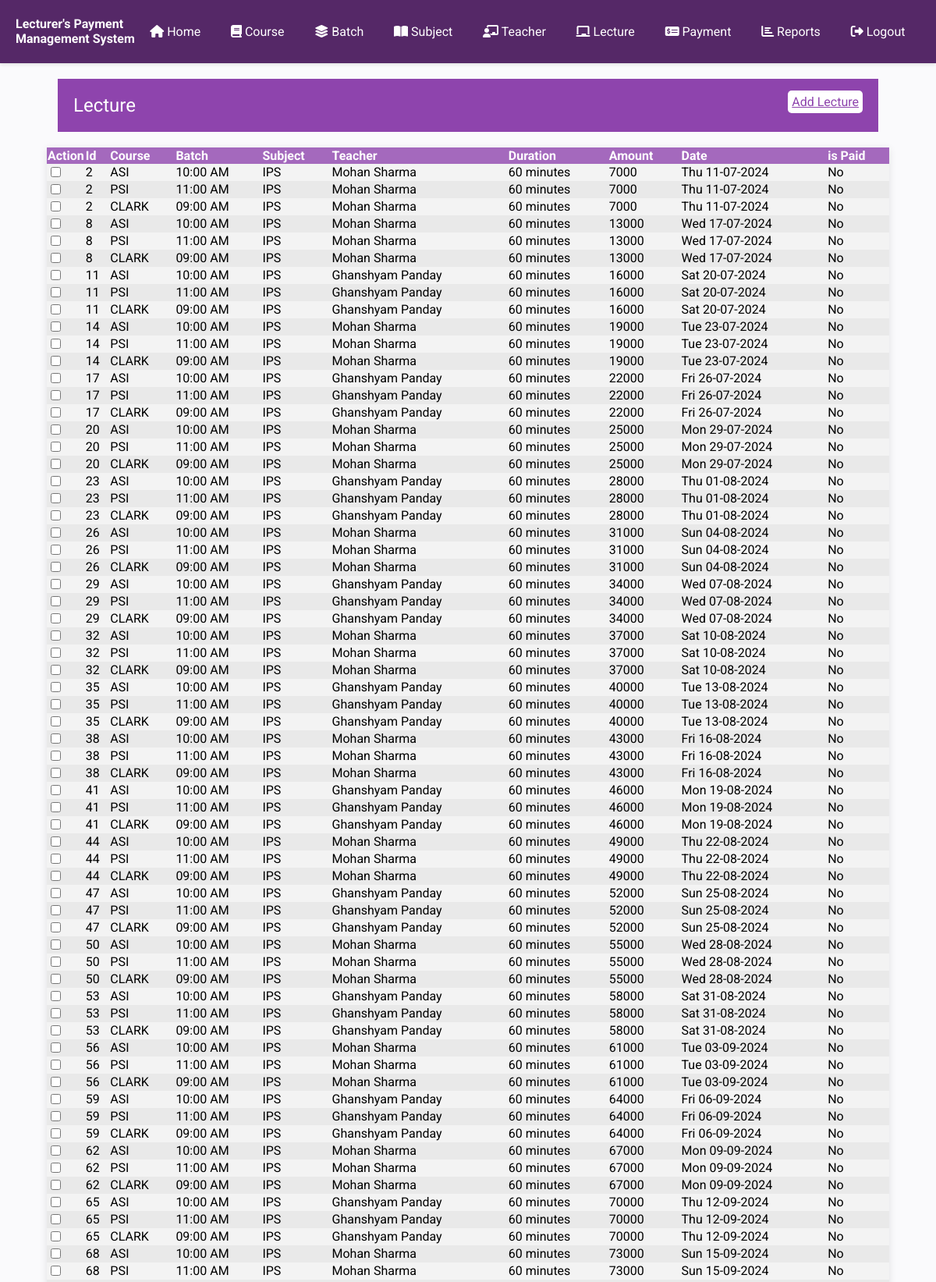
The app's page /Project/lecture.php (signed in, upper part) with its own data.
### tables this page shows
CREATE TABLE IF NOT EXISTS `lecture` (
  `id` int(11) NOT NULL AUTO_INCREMENT,
  `teacherid` int(11) NOT NULL,
  `subjectid` int(11) NOT NULL,
  `batchid` int(11) NOT NULL,
  `duration` int(11) NOT NULL,
  `amount` int(11) NOT NULL,
  `lecturedate` date NOT NULL,
  `payoutid` int(11) DEFAULT NULL,
  PRIMARY KEY (`id`)
);

CREATE TABLE IF NOT EXISTS `course` (
  `id` int(11) NOT NULL AUTO_INCREMENT,
  `title` varchar(256) NOT NULL,
  `fees` int(11) NOT NULL,
  `duration` int(11) NOT NULL,
  `description` text NOT NULL,
  PRIMARY KEY (`id`)
);

CREATE TABLE IF NOT EXISTS `batch` (
  `id` int(11) NOT NULL AUTO_INCREMENT,
  `courseid` int(11) NOT NULL,
  `startdate` date NOT NULL,
  `enddate` date NOT NULL,
  `classtime` text NOT NULL,
  PRIMARY KEY (`id`)
);

CREATE TABLE IF NOT EXISTS `subject` (
  `id` int(11) NOT NULL AUTO_INCREMENT,
  `courseid` int(11) NOT NULL,
  `title` text NOT NULL,
  `rate` int(11) NOT NULL,
  PRIMARY KEY (`id`)
);

CREATE TABLE IF NOT EXISTS `teacher` (
  `id` int(11) NOT NULL AUTO_INCREMENT,
  `fullname` text NOT NULL,
  `mobile` bigint(10) NOT NULL,
  `email` text NOT NULL,
  `gender` int(11) NOT NULL,
  `qulification` text NOT NULL,
  `experience` text NOT NULL,
  `photo` text NOT NULL,
  PRIMARY KEY (`id`)
);

### Project/inc/datetime_functions.php (called while the page is built)
<?php
    function toDMY($mydate)
    {
        return date("D d-m-Y", strtotime($mydate));
    }
?>

### Project/lecture.php (the view, shortened to what this page needs)
<?php
require_once('inc/connection.php');
require_once('inc/datetime_functions.php');
require_once('inc/header-part.php');
?>
</head>
<body>
    <?php require_once('inc/menu.php'); ?>
    <div class="heading">
        <div>
            <span>Lecture</span>
            <span><a href="add_lecture.php">Add Lecture</a></span>
        </div>
    </div>
    <div class="container">
        <table align="center" class="data">
            <thead>
                <tr>
                    <th width='3%'>Action</th>
                    <th>Id</th>
                    <th>Course</th>
                    <th>Batch</th>
                    <th>Subject</th>
                    <th>Teacher</th>
                    <th>Duration</th>
                    <th>Amount</th>
                    <th>Date</th>
                    <th>is Paid</th>
                </tr>
            </thead>
            <tbody>
            <?php
                    $sql ="select l.id as id,l.duration as duration,l.amount,lecturedate,payoutid,t.fullname,c.title as coursetitle, s.title as subjecttitle,classtime from lecture l,course c,subject s,teacher t,batch b where l.batchid=t.id and l.subjectid=s.id and b. courseid=c.id order by l.id";
                    $cmd = $db->prepare($sql);
                    $cmd->execute();
                    $table = $cmd->fetchAll();
                    foreach ($table as $row) {
                        extract($row);
                ?>
                <tr>
                    <td>
                        <input type="checkbox" name="" id="">
                    </td>
                    <td><?= $id;?></td>
                        <td><?= $coursetitle; ?></td>
                        <td><?= $classtime; ?></td>
                        <td><?= $subjecttitle; ?></td>
                        <td><?= $fullname; ?></td>
                        <td><?= $duration; ?> minutes</td>
                        <td><?= $amount; ?></td>
                        <td><?= toDMY($row['lecturedate']); ?></td>
                        <td><?php
                            if($payoutid == null)
                                echo "No";
                            else
                                $payoutid;
                        ?></td>
                </tr>
                <?php
                    }
                ?>
            </tbody>
        </table>
    </div>
</body>
<?php
require_once('inc/footer.php');
?>

### Project/style.css (style rules this page uses)
body { font-family: 'Roboto', sans-serif; background-color: #fafafc; margin: 0; padding: 0; }
.data { width: 90%; border-collapse: collapse; margin: 20px 0; margin: auto; box-shadow: 0 2px 10px rgba(0, 0, 0, 0.1); background-color: #fff; }
.data>thead>tr { background-color: #a469bd; color: #ffffff; text-align: left; }
.data>tbody>tr:nth-child(odd) { background-color: #f3f3f3; }
.data>tbody>tr:nth-child(even) { background-color: #e9e9e9; }
.container { width: 100%; max-width: 1200px; margin: 0 auto; }
.heading { width: 86%; margin: auto; background-color: #8e44ad; color: white; margin-bottom: 20px; margin-top: 20px; padding: 10px; }
.heading>div { display: flex; justify-content: space-between; }
.heading>div>span>a { background-color: white; padding: 5px; border-radius: 5px; color: #8e44ad; }
.heading>* { padding: 10px; }
.heading>div>span:first-child { font-size: 1.5rem; }

### records on screen
lecture: id "2", course.title "ASI", batch.classtime "10:00 AM", subjectid.title "IPS", teacherid.fullname "Mohan Sharma", duration "60", amount "7000", lecturedate "Thu 11-07-2024", course.title "PSI", batchid.classtime "11:00 AM", course.title "CLARK", batch.classtime "09:00 AM"
lecture: id "8", course.title "ASI", batch.classtime "10:00 AM", subjectid.title "IPS", teacherid.fullname "Mohan Sharma", duration "60", amount "13000", lecturedate "Wed 17-07-2024", course.title "PSI", batchid.classtime "11:00 AM", course.title "CLARK", batch.classtime "09:00 AM"
lecture: id "11", course.title "ASI", batchid.classtime "10:00 AM", subjectid.title "IPS", teacher.fullname "Ghanshyam Panday", duration "60", amount "16000", lecturedate "Sat 20-07-2024", course.title "PSI", batch.classtime "11:00 AM", course.title "CLARK", batch.classtime "09:00 AM"
lecture: id "14", course.title "ASI", batch.classtime "10:00 AM", subjectid.title "IPS", teacherid.fullname "Mohan Sharma", duration "60", amount "19000", lecturedate "Tue 23-07-2024", course.title "PSI", batchid.classtime "11:00 AM", course.title "CLARK", batch.classtime "09:00 AM"
lecture: id "17", course.title "ASI", batchid.classtime "10:00 AM", subjectid.title "IPS", teacher.fullname "Ghanshyam Panday", duration "60", amount "22000", lecturedate "Fri 26-07-2024", course.title "PSI", batch.classtime "11:00 AM", course.title "CLARK", batch.classtime "09:00 AM"
lecture: id "20", course.title "ASI", batch.classtime "10:00 AM", subjectid.title "IPS", teacherid.fullname "Mohan Sharma", duration "60", amount "25000", lecturedate "Mon 29-07-2024", course.title "PSI", batchid.classtime "11:00 AM", course.title "CLARK", batch.classtime "09:00 AM"
lecture: id "23", course.title "ASI", batchid.classtime "10:00 AM", subjectid.title "IPS", teacher.fullname "Ghanshyam Panday", duration "60", amount "28000", lecturedate "Thu 01-08-2024", course.title "PSI", batch.classtime "11:00 AM", course.title "CLARK", batch.classtime "09:00 AM"
lecture: id "26", course.title "ASI", batch.classtime "10:00 AM", subjectid.title "IPS", teacherid.fullname "Mohan Sharma", duration "60", amount "31000", lecturedate "Sun 04-08-2024", course.title "PSI", batchid.classtime "11:00 AM", course.title "CLARK", batch.classtime "09:00 AM"
lecture: id "29", course.title "ASI", batchid.classtime "10:00 AM", subjectid.title "IPS", teacher.fullname "Ghanshyam Panday", duration "60", amount "34000", lecturedate "Wed 07-08-2024", course.title "PSI", batch.classtime "11:00 AM", course.title "CLARK", batch.classtime "09:00 AM"
lecture: id "32", course.title "ASI", batch.classtime "10:00 AM", subjectid.title "IPS", teacherid.fullname "Mohan Sharma", duration "60", amount "37000", lecturedate "Sat 10-08-2024", course.title "PSI", batchid.classtime "11:00 AM", course.title "CLARK", batch.classtime "09:00 AM"
lecture: id "35", course.title "ASI", batchid.classtime "10:00 AM", subjectid.title "IPS", teacher.fullname "Ghanshyam Panday", duration "60", amount "40000", lecturedate "Tue 13-08-2024", course.title "PSI", batch.classtime "11:00 AM", course.title "CLARK", batch.classtime "09:00 AM"
lecture: id "38", course.title "ASI", batch.classtime "10:00 AM", subjectid.title "IPS", teacherid.fullname "Mohan Sharma", duration "60", amount "43000", lecturedate "Fri 16-08-2024", course.title "PSI", batchid.classtime "11:00 AM", course.title "CLARK", batch.classtime "09:00 AM"
lecture: id "41", course.title "ASI", batchid.classtime "10:00 AM", subjectid.title "IPS", teacher.fullname "Ghanshyam Panday", duration "60", amount "46000", lecturedate "Mon 19-08-2024", course.title "PSI", batch.classtime "11:00 AM", course.title "CLARK", batch.classtime "09:00 AM"
lecture: id "44", course.title "ASI", batch.classtime "10:00 AM", subjectid.title "IPS", teacherid.fullname "Mohan Sharma", duration "60", amount "49000", lecturedate "Thu 22-08-2024", course.title "PSI", batchid.classtime "11:00 AM", course.title "CLARK", batch.classtime "09:00 AM"
lecture: id "47", course.title "ASI", batchid.classtime "10:00 AM", subjectid.title "IPS", teacher.fullname "Ghanshyam Panday", duration "60", amount "52000", lecturedate "Sun 25-08-2024", course.title "PSI", batch.classtime "11:00 AM", course.title "CLARK", batch.classtime "09:00 AM"
lecture: id "50", course.title "ASI", batch.classtime "10:00 AM", subjectid.title "IPS", teacherid.fullname "Mohan Sharma", duration "60", amount "55000", lecturedate "Wed 28-08-2024", course.title "PSI", batchid.classtime "11:00 AM", course.title "CLARK", batch.classtime "09:00 AM"
lecture: id "53", course.title "ASI", batchid.classtime "10:00 AM", subjectid.title "IPS", teacher.fullname "Ghanshyam Panday", duration "60", amount "58000", lecturedate "Sat 31-08-2024", course.title "PSI", batch.classtime "11:00 AM", course.title "CLARK", batch.classtime "09:00 AM"
lecture: id "56", course.title "ASI", batch.classtime "10:00 AM", subjectid.title "IPS", teacherid.fullname "Mohan Sharma", duration "60", amount "61000", lecturedate "Tue 03-09-2024", course.title "PSI", batchid.classtime "11:00 AM", course.title "CLARK", batch.classtime "09:00 AM"
lecture: id "59", course.title "ASI", batchid.classtime "10:00 AM", subjectid.title "IPS", teacher.fullname "Ghanshyam Panday", duration "60", amount "64000", lecturedate "Fri 06-09-2024", course.title "PSI", batch.classtime "11:00 AM", course.title "CLARK", batch.classtime "09:00 AM"
lecture: id "62", course.title "ASI", batch.classtime "10:00 AM", subjectid.title "IPS", teacherid.fullname "Mohan Sharma", duration "60", amount "67000", lecturedate "Mon 09-09-2024", course.title "PSI", batchid.classtime "11:00 AM", course.title "CLARK", batch.classtime "09:00 AM"
lecture: id "65", course.title "ASI", batchid.classtime "10:00 AM", subjectid.title "IPS", teacher.fullname "Ghanshyam Panday", duration "60", amount "70000", lecturedate "Thu 12-09-2024", course.title "PSI", batch.classtime "11:00 AM", course.title "CLARK", batch.classtime "09:00 AM"
lecture: id "68", course.title "ASI", batch.classtime "10:00 AM", subjectid.title "IPS", teacherid.fullname "Mohan Sharma", duration "60", amount "73000", lecturedate "Sun 15-09-2024", course.title "PSI", batchid.classtime "11:00 AM"
